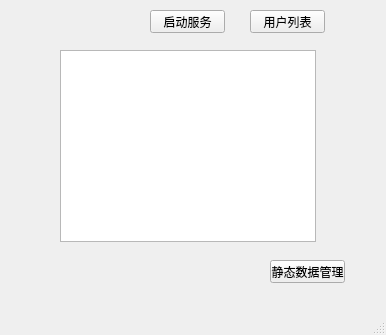
<?xml version="1.0" encoding="UTF-8"?>
<ui version="4.0">
 <class>MainWindow</class>
 <widget class="QMainWindow" name="MainWindow">
  <property name="geometry">
   <rect>
    <x>0</x>
    <y>0</y>
    <width>386</width>
    <height>335</height>
   </rect>
  </property>
  <property name="windowTitle">
   <string>MainWindow</string>
  </property>
  <widget class="QWidget" name="centralwidget">
   <widget class="QPushButton" name="btStart">
    <property name="geometry">
     <rect>
      <x>150</x>
      <y>10</y>
      <width>75</width>
      <height>23</height>
     </rect>
    </property>
    <property name="text">
     <string>启动服务</string>
    </property>
   </widget>
   <widget class="QListWidget" name="listWidget">
    <property name="geometry">
     <rect>
      <x>60</x>
      <y>50</y>
      <width>256</width>
      <height>192</height>
     </rect>
    </property>
   </widget>
   <widget class="QPushButton" name="btCheckClients">
    <property name="geometry">
     <rect>
      <x>250</x>
      <y>10</y>
      <width>75</width>
      <height>23</height>
     </rect>
    </property>
    <property name="text">
     <string>用户列表</string>
    </property>
   </widget>
   <widget class="QPushButton" name="staticDataBtn">
    <property name="geometry">
     <rect>
      <x>270</x>
      <y>260</y>
      <width>75</width>
      <height>23</height>
     </rect>
    </property>
    <property name="text">
     <string>静态数据管理</string>
    </property>
   </widget>
  </widget>
  <widget class="QMenuBar" name="menubar">
   <property name="geometry">
    <rect>
     <x>0</x>
     <y>0</y>
     <width>386</width>
     <height>21</height>
    </rect>
   </property>
  </widget>
  <widget class="QStatusBar" name="statusbar"/>
 </widget>
 <resources/>
 <connections/>
</ui>
